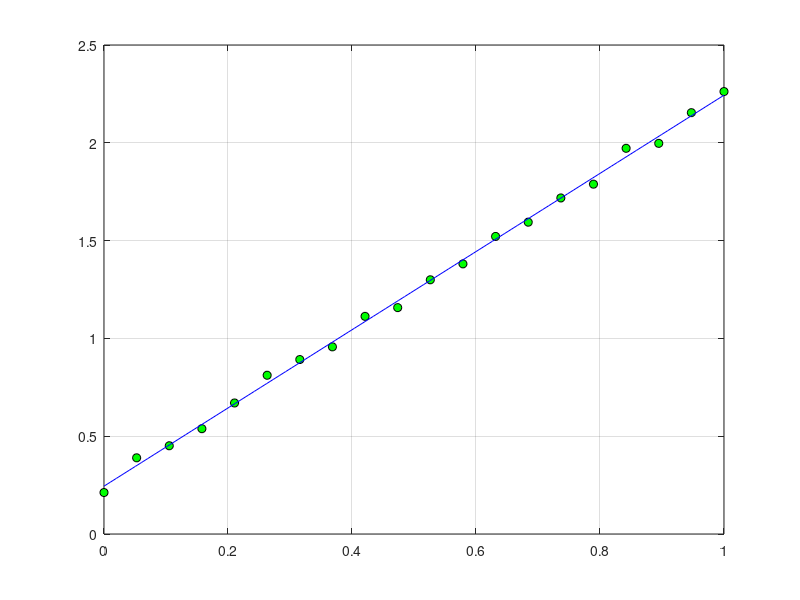

This chart was generated by the following MATLAB code:
clear all;
clc;

n = 1;  % Retta di regressione
y_exact = @(x) 2*x + 0.2;
x = linspace(0,1,20);
y = 2*x + 0.2 + 0.1*rand(size(x)); y = y';
V = fliplr(vander(x));

A = V(:, 1:2);

coeff = (A'*A)\(A'*y);

s = linspace(0,1,100);
y_approx = coeff(1) + coeff(2)*s;

figure(1)
plot(x,y','ko','MarkerFaceColor','g');
hold on;
plot(s,y_approx,'b');
grid on;